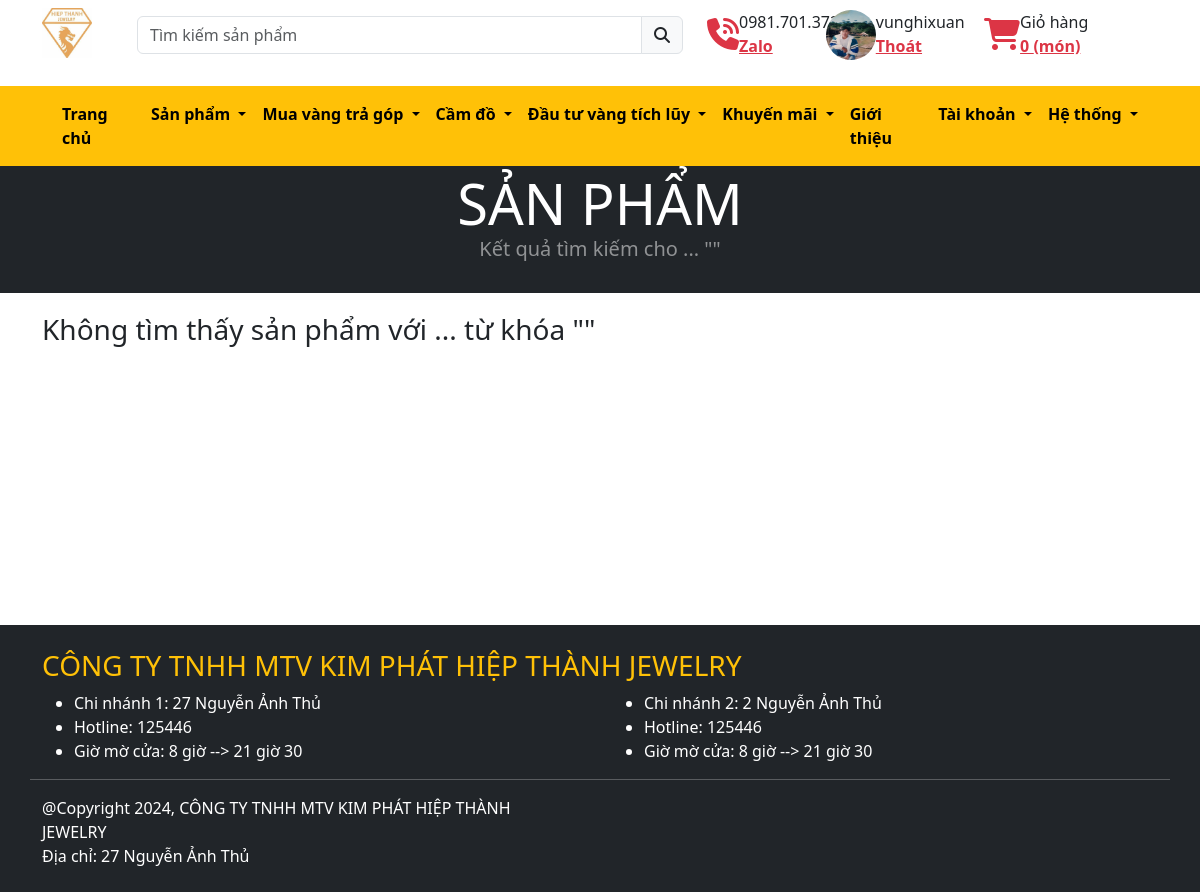
The page /search_products/ (signed in) on the database its author committed.
### Ithongtincongty/models.py (models this page shows, shortened)
class LopCoBan(models.Model):
    class Meta:
        abstract = True
    so_thu_tu = models.CharField(max_length = 10, verbose_name=_("STT"), editable=False, blank='')
    kich_hoat = models.BooleanField(default= True, verbose_name=_("Kích hoạt"), editable=True, blank='')

class CongTy(LopCoBan):  # Category
    ten_cong_ty = models.CharField(max_length=255, verbose_name=_("Tên công ty"), unique=True)
    ten_viet_tat = models.CharField(max_length=100, verbose_name=_("Tên viết tắt"), unique=True)
    logoCongTy = models.ImageField(upload_to="congty/%Y/%m", verbose_name=_("Thêm Logo"), null=True, blank=True)
    dia_chi = models.CharField(max_length=255, verbose_name=_("Địa chỉ"))
    hotline = models.CharField(max_length=15, verbose_name=_("Hotline"))
    kick_hoat_web = models.BooleanField(default= False, verbose_name=_("Hiển thị thông tin lên Website"))
    class Meta:
        verbose_name = _("Công ty")
        verbose_name_plural = _("1. Công ty")

class ChiNhanh(LopCoBan): #Course
    ten_chi_nhanh = models.CharField(max_length=100, verbose_name=_("Tên chi nhánh"), unique=True)
    cong_ty = models.ForeignKey(CongTy, on_delete=models.SET_NULL, null=True,related_name='chi_nhanhs', verbose_name=_("Trực thuộc công ty"), default=1)
    ten_viet_tat = models.CharField(max_length=100, verbose_name=_("Tên viết tắt"), unique=True)
    dia_chi = models.CharField(max_length=255, verbose_name=_("Địa chỉ"))
    hotline = models.CharField(max_length=15, verbose_name=_("Hotline"))
    class Meta:
        verbose_name = _("Chi nhánh")
        verbose_name_plural = _("2. Chi nhánh")

### hethong/models.py (models this page shows, shortened)
class UserProfile(LopCoBan):
    user = models.OneToOneField(User, on_delete = models.CASCADE, verbose_name='Tên đăng nhập')
    date_modified = models.DateTimeField(User, auto_now=True)#, verbose_name='Ngày tạo'
    address = models.CharField(max_length=200, blank= True, verbose_name= 'Địa chỉ')
    phone = models.CharField(max_length=20, blank= True, verbose_name= 'Số điện thoại')
    id_card = models.CharField(max_length=20, blank= True, verbose_name= 'Căn cước công dân')
    bank_account = models.CharField(max_length=20, blank= True, verbose_name= 'Tài khoản ngân hàng')
    avatar = models.ImageField(upload_to="users/%Y/%m", verbose_name="Ảnh đại diện", null=True, blank=True)
    old_cart = models.CharField(max_length=200, blank= True, verbose_name= 'Giỏ hàng cũ', null=True)
    class Meta:
        verbose_name = "Thông tin tài khoản"
        verbose_name_plural = "1. Thông tin tài khoản"

### IIcauhinhtrangchu/views.py (the view)
# urls.py: path('search_products/', views.search_products, name='search_products'),
def search_products(request):
    if request.method == "POST":
        key_word = request.POST['searched'].lower()  # Get keyword from searched field in navbar.html
        searched = NhapHang.objects.filter(
            Q(ten_san_pham__icontains=key_word) | Q(mo_ta__icontains=key_word) | Q(ma_san_pham__icontains=key_word)
        )
        return render(request, 'search_products.html', {"key_word": key_word, "searched": searched})
    else:
        return render(request, 'search_products.html', {})

### IIcauhinhtrangchu/views.py (called while the page is built)
def get_all_company_data():
    context = {}
    active_companies = CongTy.objects.filter(kich_hoat=True)
    if not active_companies.exists():
        return None  # Xử lý trường hợp không có công ty nào đang hoạt động
    context = {
        "congty": active_companies.first(),
        "chinhanh": ChiNhanh.objects.filter(kich_hoat=True),
        "bo_suu_tap": BoSuuTap.objects.filter(kich_hoat=True),
    }
    return context

def get_filtered_products(bo_suu_tap):
    return NhapHang.objects.filter(bo_suu_tap__in=bo_suu_tap)#, bo_suu_tap__kick_hoat=True

def get_app_verbose_names():
    app_verbose_names = {}
    for app in apps.get_app_configs():
        if hasattr(app, 'verbose_name'):
            app_verbose_names[app.label] = app.verbose_name
    return app_verbose_names

def get_user_apps(user_permissions):
    user_app = {}
    app_verbose_names = get_app_verbose_names()
    for permission in user_permissions:
        app_label, permission_name = permission.split('.')
        if app_label not in user_app:
            user_app[app_label] = app_verbose_names.get(app_label, app_label)  # Sử dụng .get() để tránh lỗi khi không tìm thấy app_label
    return user_app

### VIIgiohang/cart.py (called while the page is built)
    def __len__(self):
        return len(self.cart)

### VIIgiohang/context_processor.py (called while the page is built)
def cart(request):
    return {"cart": Cart(request)}

### templates/search_products.html (shortened to what this page needs)
{% extends "base.html" %}
{% block mycontent %}
<section class= "mytitle bg-dark text-white py-4 my-1" >
  <div class ="container">
    <header class== "bg-dark py-2">
      <div class = "container px-4 px-lg-5 my-2">
        <div class='text-center text-white'>
          <h1 class = "display-4 fw-border"> SẢN PHẨM
            <p class="lead fw-normal text-white-50 mb-0">
                Kết quả tìm kiếm cho ... "{{key_word}}"
            </p>
          </h1>
        </div>
      </div>
    </header>
  </div>
</section>
<div class = "container">
    <div class="products_item py-3">
      <div class="row">
        {% if searched %}
          {% for sp in searched%}
            <div class="col-md-3 mb-3">
              <div class="product-item">
                <img src="{{ sp.hinh_anh.url }}" class="img-fluid" alt="...">
                {% comment %} <i class="fas fa-heart favorite-icon text-bg-danger" data-product-id="{{ sp.id }}"></i> {% endcomment %}
                <a class="click-item" href="{% url 'product_detail' san_pham_id=sp.id %}">
                  <span class="like-count text-dark, position-absolute" style="top:0.5rem;right:2.2rem">{{ sp.luot_thich }}</span>
                  <i class="far fa-heart like-btn " data-product-id="{{ sp.id }}"></i>
                  <h7><strong>{{forloop.counter}}. {{ sp.ten_san_pham }}</strong></h7>
                  {% if sp.ton_kho > 0 %}
                    <p>Mã: {{ sp.ma_san_pham }}</p>
                  {% else %}
                    <div class="out-of-stock text-danger"><h8>Hết hàng</h8> </div>
                  {% endif %}
                </a>
              </div>
            </div>
          {% endfor %}
        {% else %}
          <h3>Không tìm thấy sản phẩm với ... từ khóa "{{key_word}}"</h3>
          <br></br>
          <br></br>
          <br></br>
          <br></br>
          <br></br>
          <br></br>
        {% endif %}
      </div>
    </div>
  </div>
{% endblock mycontent %}

### templates/navbar.html (shortened to what this page needs)
{% load static %}
<section class="myhead ">
  <div class="container ">
    <div class="row">
      <div class="col-md-1 py-2">
        {% if congty.logoCongTy %}
          <img src="{{ congty.logoCongTy.url }}" alt="logo" width="50" height="50">
        {% else %}
          <p>Không có logo</p>
        {% endif %}
      </div>
      <div class="col-md-6 py-3">
        <form method="POST" action="{% url 'search_products' %}" >
          <div class="input-group mb-3">
              <input type="text" class="form-control" name = "searched" placeholder="Tìm kiếm sản phẩm" aria-label="Tìm kiếm sản phẩm" aria-describedby="basic-addon2" style="width: 60%;">
              <button class="input-group-text" id="basic-addon2" type="submit"><i class="fa-solid fa-magnifying-glass"></i></button>
          </div>
        </form>
      </div>
      <div class="col-md-5 py-2 nav-container">
        <div class="row">
          <div class="col-md-3 d-flex align-items-center">
            <div class="fs-2 text-danger">
              <i class="fa-solid fa-phone-volume"></i>
            </div>
            <div class="text">
              0981.701.372<br>
              <a class="zalo text-danger" href="https://zalo.me/2872710137358781929"><strong>Zalo</strong></a>
            </div>
          </div>
          <div class="col-md-4 d-flex align-items-center">
            <div class="fs-2 text-danger">
              {% if current_user.avatar %}
                <img src="{{ current_user.avatar.url }}" alt="Logout" class="logout-icon rounded-circle" style="width: 50px; height: 50px;">
              {% else %}
                <i class="fa-solid fa-user"></i>
              {% endif %}
            </div>
            <div class="text">
              {% if user.is_authenticated %}
                {{ user.username }}<br>
                <a class="logout text-danger" href="{% url 'logout' %}"><strong>Thoát</strong></a>
              {% else %}
                Xin chào!<br>
                <a class="login text-danger" href="{% url 'login' %}"><strong>Đăng Nhập</strong></a>
              {% endif %}
            </div>
          </div>
          <div class="col-md-4 d-flex align-items-center">
            <div class="fs-2 text-danger">
                <i class="fas fa-shopping-cart"></i>
            </div>
            <div class="text">
                Giỏ hàng <br>
                <a class="cart text-danger" href="{% url 'cart_sumary' %}" id="cart_quantity">
                  <strong>{{cart|length}} (món)</strong>
                </a>
            </div>
          </div>
        </div>
      </div>
    </div>
  </div>
  {% include "navbar_menu.html" %}
</section>
<main class="main-content">
  </main>

### templates/footer_base.html (shortened to what this page needs)
<section class= "myfooter bg-dark text-white py-4 my-1" >
    <div class ="container">
        <div class ="row">
            <h3 class = 'name_company text-warning'>{{congty.ten_cong_ty}}</h3>
            {% for cn in chinhanh %}
            <div class = 'col md-3'>
                <ul>
                    <li>{{cn.ten_chi_nhanh}}: {{cn.dia_chi}}</li>
                    <li>Hotline: {{cn.hotline}}</li>
                    <li>Giờ mờ cửa: 8 giờ --> 21 giờ 30</li>
                </ul>
            </div>
            {% endfor chinhanh %}
            <hr>
            <div class ="row">
                <div class ="col-md-6">
                    <p class ="m-0">@Copyright 2024, {{congty.ten_cong_ty}}</p>
                    <p class ="m-0">Địa chỉ: {{congty.dia_chi}}</p>
                </div>
            </div>
        </div>
    </div>
</section>

### templates/navbar.html (style rules this page uses)
.myhead { position: fixed; top: 0; left: 0; width: 100%; z-index: 100; background-color: #fff; transition: all 0.3s ease-in-out; }
.main-content { padding-top: 130px; }

### rows shown on the page
CongTy: logoCongTy (picture), ten_cong_ty "CÔNG TY TNHH MTV KIM PHÁT HIỆP THÀNH JEWELRY", dia_chi "27 Nguyễn Ảnh Thủ"
UserProfile: avatar (picture)
ChiNhanh: ten_chi_nhanh "Chi nhánh 1", dia_chi "27 Nguyễn Ảnh Thủ", hotline "125446"
ChiNhanh: ten_chi_nhanh "Chi nhánh 2", dia_chi "2 Nguyễn Ảnh Thủ", hotline "125446"

### other values the page prints
{{ user.username }} "vunghixuan"
{{ cart|length }} "0"
